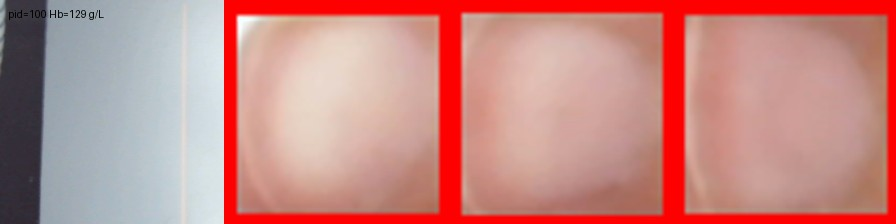
#> input picture capstone/data/evidence_nature_crop_fix/pid100_crops_strip.jpg, 896 x 224 px
$ python -i pcd_diagnose0.py   (imports and definitions only)
#> lines starting #> are read from the running program, lines starting #| are printed output that depends on the picture; after the words box and inside, x2 and y2 are one past the last pixel; in counts of white or black regions, pixels touching at a corner belong together
#> further down, picture is the input picture: shape (224, 896, 3); mean B, G, R 131.8, 136.5, 198.4
"""Quick diagnostic: why pid 40, 27, 32 get 0 candidates."""
import json
from pathlib import Path
import cv2
import numpy as np
from scipy.ndimage import median_filter
from scipy.signal import find_peaks as fp

PHOTO = Path(r"C:\Users\AcerAG14\Documents\Kuliah\Semester 5 Percaya\CAPSTONE\data\raw\figshare-nature-photo-hb\photo")
META = Path(r"C:\Users\AcerAG14\Documents\Kuliah\Semester 5 Percaya\CAPSTONE\data\raw\figshare-nature-photo-hb\metadata.csv")
import pandas as pd
# [1 line that did not run here, left out]

def h6_transform_box(box):
    (u1, v1), (u2, v2) = box[:2], box[2:]
    x1, x2 = sorted([600 - u1, 600 - u2])
    y1, y2 = sorted([v1, v2])
    return (x1, y1, x2, y2)

def segment_skin(img_rot):
    hsv = cv2.cvtColor(img_rot, cv2.COLOR_BGR2HSV)
#> hsv: shape (224, 896, 3); mean H, S, V 30.6, 87.4, 202.2
    m1 = cv2.inRange(hsv, np.array([0, 25, 30]), np.array([50, 255, 255]))
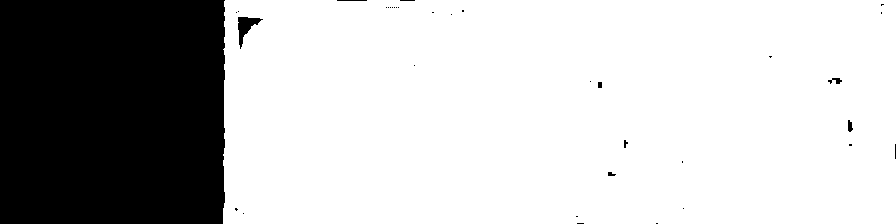
#> m1: shape (224, 896); 74.7% white; 35 black regions (27 under 20 px), largest, box (x1, y1, x2, y2) and area: (0, 0, 225, 224) 50221, (238, 17, 263, 49) 315, (828, 78, 842, 84) 47
    m2 = cv2.inRange(hsv, np.array([160, 25, 30]), np.array([180, 255, 255]))
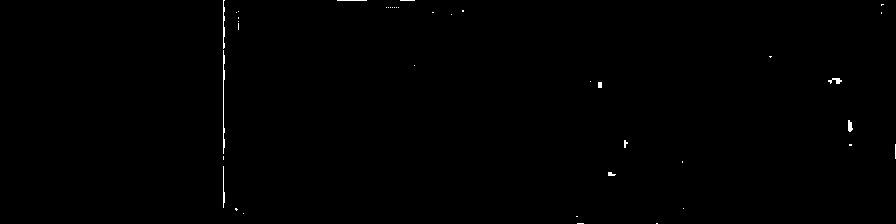
#> m2: shape (224, 896); 0.28% white in thin lines or dots, all inside (x1, y1, x2, y2) = (223, 0, 896, 224)
    mask = cv2.bitwise_or(m1, m2)
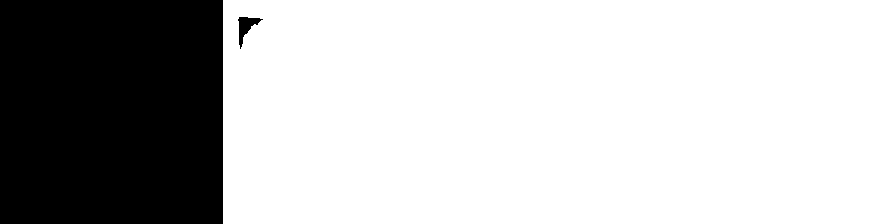
#> mask: shape (224, 896); 75% white; 2 black regions, box (x1, y1, x2, y2) and area: (0, 0, 223, 224) 49952, (238, 17, 263, 49) 305
    kernel = cv2.getStructuringElement(cv2.MORPH_ELLIPSE, (15, 15))
    mask = cv2.morphologyEx(mask, cv2.MORPH_CLOSE, kernel)
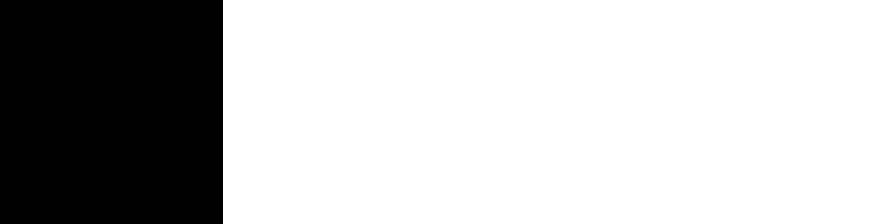
#> mask: shape (224, 896); 75.1% white; 1 black region, box (x1, y1, x2, y2) and area: (0, 0, 223, 224) 49952
    mask = cv2.morphologyEx(mask, cv2.MORPH_OPEN, kernel)
    return mask

def top_edge(skin):
    H, W = skin.shape
    edge = np.full(W, H, dtype=int)
    for x in range(W):
        rows = np.where(skin[:, x] > 0)[0]
        if len(rows) > 0:
            edge[x] = rows[0]
    return edge

# [63 lines not run here, left out]

>>> import cv2
>>> picture = cv2.imread('../capstone/data/evidence_nature_crop_fix/pid100_crops_strip.jpg')
>>> result = segment_skin(picture)
